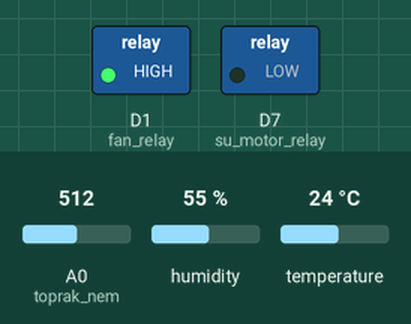
A sketch run on a simulated ESP8266 (NodeMCU). On the bench: switched loads named in the sketch (green lamp = pin HIGH). The test bench sets the inputs (shaded band); at power-on: temperature 24 °C, A0 (toprak_nem) = 512, humidity 55 %. What the sketch prints to the serial monitor is not drawn.

Above: at 2.7 s.
2.8 s: temperature set to 26 °C
9.7 s: temperature set to 29 °C
At 15.0 s:
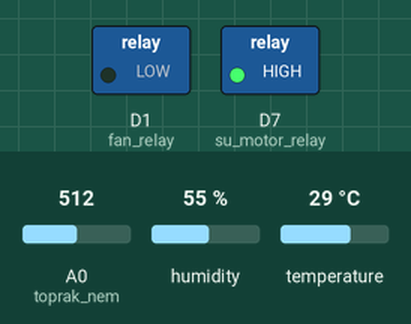
16.6 s: A0 (toprak_nem) set to 643
24.2 s: A0 (toprak_nem) set to 669
At 29.9 s:
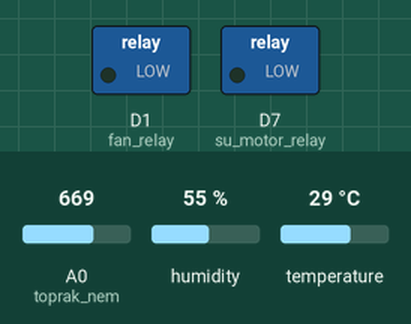
39.8 s: A0 (toprak_nem) set to 511
At 48.1 s:
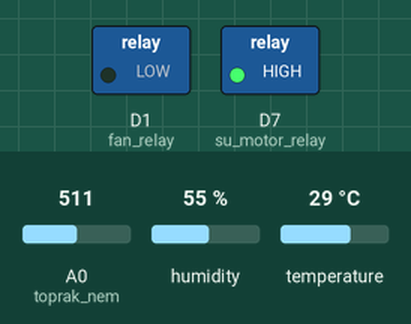
Timing chart, 0 to 49.6 s (numbered marks = the images above; inputs shaded):
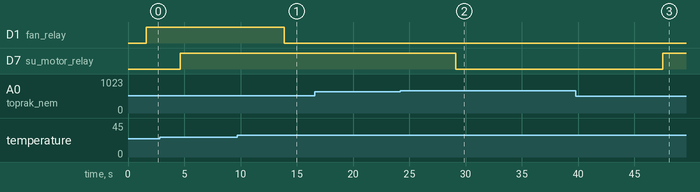

Measured:
- the behaviour switches between 27 and 28 °C on temperature (found by bisection; images 0 and 1)
- the behaviour switches between 650 and 651 on A0 (toprak_nem) (found by bisection; images 1 and 2)
- after the input at 9.7 s, D1 (fan_relay): HIGH → LOW after 4.2 s
- after the input at 16.6 s, every drawn part: stays the same
- after the input at 24.2 s, D7 (su_motor_relay): HIGH → LOW after 4.9 s
- after the input at 39.8 s, D7 (su_motor_relay): LOW → HIGH after 7.7 s

The sketch:

Arduino_Sera_Proje.ino
```cpp
#include "config.h"
#include <Adafruit_Sensor.h>
#include <DHT.h>
#include <DHT_U.h>

#define DHTPIN D5
#define DHTTYPE DHT11   // DHT 11
#define fan_relay D1
DHT dht(DHTPIN, DHTTYPE);

const int toprak_nem = A0;
const int su_motor_relay = D7;
const int tNem = 650;
const int oSicakliği = 27;
const int oNemi = 50;
int toprakNemi;

AdafruitIO_Feed *ToprakNem = io.feed("ToprakNem");
AdafruitIO_Feed *Sicaklik = io.feed("Sicaklik");
AdafruitIO_Feed *Nem = io.feed("Nem");

void setup() {
  Serial.begin(115200);
  pinMode(fan_relay, OUTPUT);
  pinMode(toprak_nem,INPUT);
  pinMode(su_motor_relay,OUTPUT);
  dht.begin();

  while(! Serial);

  Serial.print("Connecting to Adafruit IO");
  io.connect();

  while(io.status() < AIO_CONNECTED) {
    Serial.print(".");
    delay(500);
  }

  Serial.println();
  Serial.println(io.statusText());
}

void loop() {
  io.run();

  float nem = dht.readHumidity();
  float sicaklik = dht.readTemperature();

  toprakNemi= analogRead(toprak_nem);
  Serial.print("Toprak Nemi : ");
  Serial.print(toprakNemi);
  ToprakNem->save(toprakNemi);

  Serial.print("      Ortam Sicakligi (Celcius): ");
  Serial.print(sicaklik);
  Sicaklik->save(sicaklik);

  Serial.print("      Ortam Nemi (%): ");
  Serial.println(nem);
  Nem->save(nem);

  if(nem > oNemi){
    if(sicaklik > oSicakliği){
      Serial.println("Ortam Sicakligi ve Nemi yuksek!!!");
      digitalWrite(fan_relay,LOW);
      delay(3000);
    }
    else{
      Serial.println("Nemi yuksek!!!");
      digitalWrite(fan_relay,HIGH);
      delay(3000);
    }
  }
  else{
    if(sicaklik > oSicakliği){
      Serial.println("Ortam Sicakligi yuksek!!!");
      digitalWrite(fan_relay,LOW);
      delay(3000);
    }
    else{
      Serial.println("Ortam Sicakligi ve Nemi ideal.");
      digitalWrite(fan_relay,HIGH);
      delay(3000);
    }
  }

  if(toprakNemi > tNem){
    Serial.println("Toprak nemi dusuk!!!");
    digitalWrite(su_motor_relay, LOW);
    Serial.println("Motor calisti.");
    Serial.println("");
    delay(3000);
  }
  else{
    Serial.println("Toprak nemi yuksek!");
    digitalWrite(su_motor_relay, HIGH);
    Serial.println("Motor kapatildi.");
    Serial.println("");
    delay(3000);
  }
}
```

config.h
```cpp
/************************ Adafruit IO Config *******************************/

// visit io.adafruit.com if you need to create an account,
// or if you need your Adafruit IO key.
#define IO_USERNAME  "akpinarmerve"
#define IO_KEY       "aio_ybsU93r8FDHVTE19qyeCW1Sjixe4"
/******************************* WIFI **************************************/

// the AdafruitIO_WiFi client will work with the following boards:
//   - HUZZAH ESP8266 Breakout -> https://www.adafruit.com/products/2471
//   - Feather HUZZAH ESP8266 -> https://www.adafruit.com/products/2821
//   - Feather HUZZAH ESP32 -> https://www.adafruit.com/product/3405
//   - Feather M0 WiFi -> https://www.adafruit.com/products/3010
//   - Feather WICED -> https://www.adafruit.com/products/3056
//   - Adafruit PyPortal -> https://www.adafruit.com/product/4116
//   - Adafruit Metro M4 Express AirLift Lite ->
//   https://www.adafruit.com/product/4000
//   - Adafruit AirLift Breakout -> https://www.adafruit.com/product/4201
//   - Adafruit AirLift Shield -> https://www.adafruit.com/product/4285
//   - Adafruit AirLift FeatherWing -> https://www.adafruit.com/product/4264

#define WIFI_SSID "merve"
#define WIFI_PASS "merve1234"

// uncomment the following line if you are using airlift
// #define USE_AIRLIFT

// uncomment the following line if you are using winc1500
// #define USE_WINC1500

// uncomment the following line if you are using mrk1010 or nano 33 iot
//#define ARDUINO_SAMD_MKR1010

// comment out the following lines if you are using fona or ethernet
#include "AdafruitIO_WiFi.h"

#if defined(USE_AIRLIFT) || defined(ADAFRUIT_METRO_M4_AIRLIFT_LITE) ||         \
    defined(ADAFRUIT_PYPORTAL)
// Configure the pins used for the ESP32 connection
#if !defined(SPIWIFI_SS) // if the wifi definition isnt in the board variant
// Don't change the names of these #define's! they match the variant ones
#define SPIWIFI SPI
#define SPIWIFI_SS 10 // Chip select pin
#define NINA_ACK 9    // a.k.a BUSY or READY pin
#define NINA_RESETN 6 // Reset pin
#define NINA_GPIO0 -1 // Not connected
#endif
AdafruitIO_WiFi io(IO_USERNAME, IO_KEY, WIFI_SSID, WIFI_PASS, SPIWIFI_SS,
                   NINA_ACK, NINA_RESETN, NINA_GPIO0, &SPIWIFI);
#else
AdafruitIO_WiFi io(IO_USERNAME, IO_KEY, WIFI_SSID, WIFI_PASS);
#endif
/******************************* FONA **************************************/

// the AdafruitIO_FONA client will work with the following boards:
//   - Feather 32u4 FONA -> https://www.adafruit.com/product/3027

// uncomment the following two lines for 32u4 FONA,
// and comment out the AdafruitIO_WiFi client in the WIFI section
// #include "AdafruitIO_FONA.h"
// AdafruitIO_FONA io(IO_USERNAME, IO_KEY);

/**************************** ETHERNET ************************************/

// the AdafruitIO_Ethernet client will work with the following boards:
//   - Ethernet FeatherWing -> https://www.adafruit.com/products/3201

// uncomment the following two lines for ethernet,
// and comment out the AdafruitIO_WiFi client in the WIFI section
// #include "AdafruitIO_Ethernet.h"
// AdafruitIO_Ethernet io(IO_USERNAME, IO_KEY);
```
